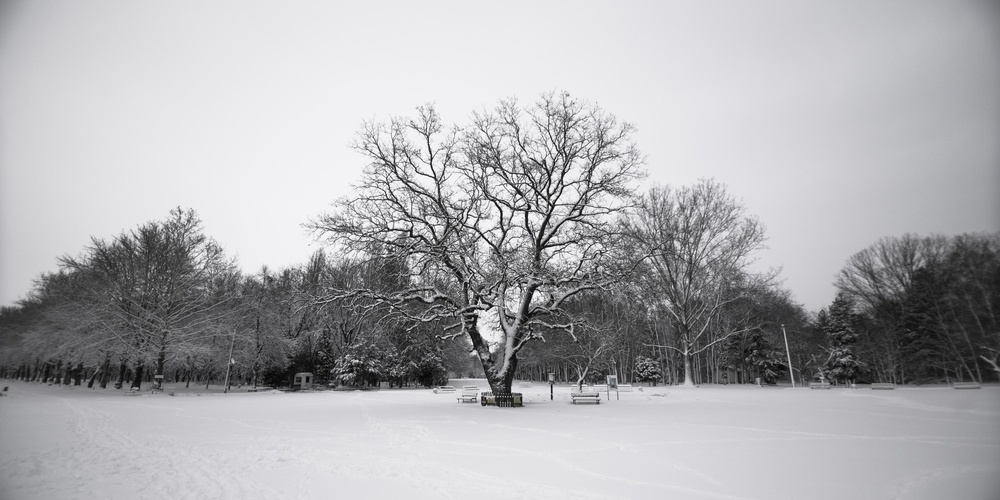
#> input picture Atividade_02/rgb-imagens/arvore.jpg, 1000 x 500 px, shrunk from 3918 x 1960 before the run, found by its file name; its folder holds only this picture in this run
$ python histograma.py
#> lines starting #> are read from the running program, lines starting #| are printed output that depends on the picture
from PIL import Image, ImageOps
import numpy as np
import matplotlib.pyplot as plt

nome_imagem = input('Digite o nome da imagem para equalização de histograma:')
#> the answer given: rgb-imagens/arvore.jpg
nome_formatado = nome_imagem.split('.')[0]

imagemRgb = Image.open(f'rgb-imagens/{nome_imagem}')
#> imagemRgb is the input picture: PIL image 1000x500 RGB; mean R, G, B 173.5, 173.3, 176.1
imagemRgb = ImageOps.exif_transpose(imagemRgb)

arrayRgb = np.asarray(imagemRgb)
# print(arrayRgb.shape)
# print(arrayRgb.size)
# print(arrayRgb.ndim)

# Histograma

histograma = np.zeros((3, 256))

for linha_imagem in arrayRgb:
    for pixel in linha_imagem:
        histograma[0, pixel[0]] += 1
        histograma[1, pixel[1]] += 1
        histograma[2, pixel[2]] += 1

plt.plot(histograma[0], color='red')
plt.plot(histograma[1], color='green')
plt.plot(histograma[2], color='blue')

plt.title('HISTOGRAMA')
plt.xlabel('Valor da cor')
plt.ylabel('Frequência')
plt.show()
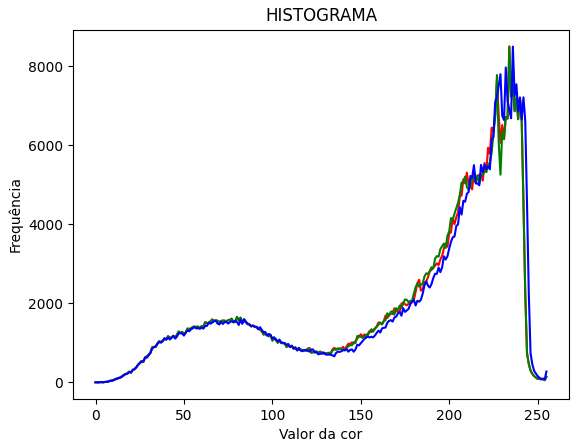
#> figure drawn by matplotlib, 1 panel; curve peaks at x = 234, y = 8504; curve peaks at x = 234, y = 8497; curve peaks at x = 236, y = 8500

#Histograma Normalizado

histograma_normalizado = np.zeros((3, 256))

for cor in range(len(histograma)):
    for valor in range(len(histograma[cor])):
        histograma_normalizado[cor, valor] = (histograma[cor, valor] / (imagemRgb.width * imagemRgb.height))
#> this loop made 3 passes

plt.plot(histograma_normalizado[0], color='red')
plt.plot(histograma_normalizado[1], color='green')
plt.plot(histograma_normalizado[2], color='blue')

plt.title('HISTOGRAMA NORMALIZADO')
plt.xlabel('Valor da cor')
plt.ylabel('Frequência')
plt.show()
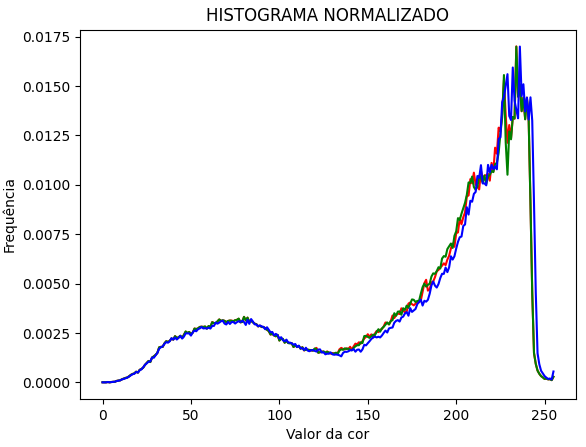
#> figure drawn by matplotlib, 1 panel; curve peaks at x = 234, y = 0.017; curve peaks at x = 234, y = 0.017; curve peaks at x = 236, y = 0.017

# Histograma Acumulado

histograma_acumulado = np.zeros((3, 256))

for cor in range(len(histograma_normalizado)):
    for frequencia in range(len(histograma_normalizado[cor])):
        if frequencia != 0:
            histograma_acumulado[cor, frequencia] = histograma_acumulado[cor, frequencia - 1] + histograma_normalizado[cor, frequencia]
        else:
            histograma_acumulado[cor, frequencia] = histograma_normalizado[cor, frequencia]

plt.plot(histograma_acumulado[0], color='red')
plt.plot(histograma_acumulado[1], color='green')
plt.plot(histograma_acumulado[2], color='blue')

plt.title('HISTOGRAMA ACUMULADO')
plt.xlabel('Valor da cor')
plt.ylabel('Frequência')
plt.show()
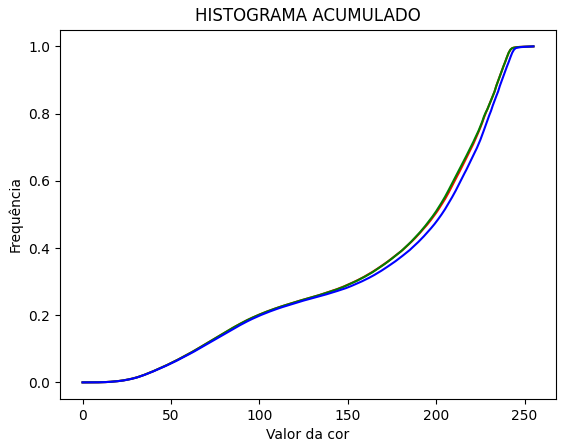
#> figure drawn by matplotlib, 1 panel; curve peaks at x = 255, y = 1; curve peaks at x = 255, y = 1; curve peaks at x = 255, y = 1

# Imagem equalizada

array_equalizado = np.zeros((imagemRgb.height, imagemRgb.width, 3), dtype = np.uint8)

for i in range(imagemRgb.height):
    for j in range(imagemRgb.width):
        for k in range(3):
            array_equalizado[i, j, k] = round(255 * histograma_acumulado[k, arrayRgb[i, j, k]])
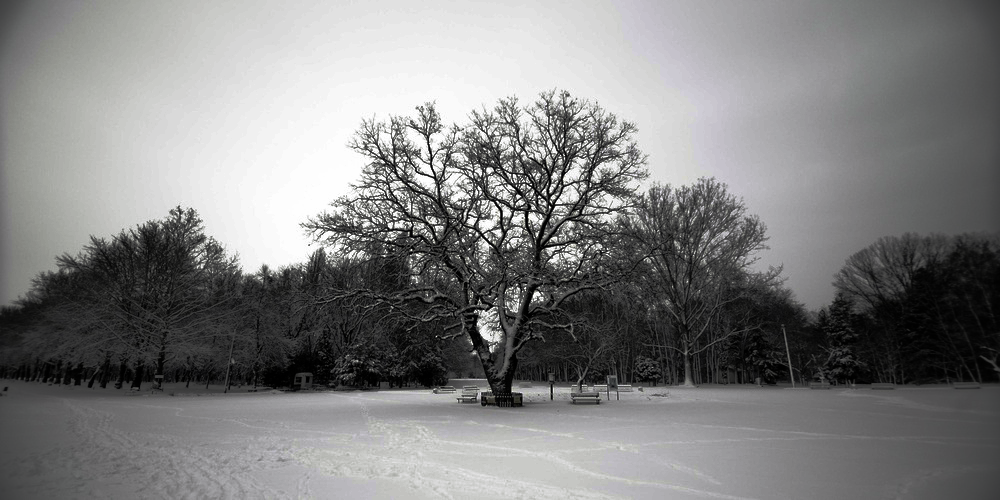
#> array_equalizado: shape (500, 1000, 3); mean R, G, B 128.5, 128.5, 128.5

imagem_equalizada = Image.fromarray(array_equalizado, mode='RGB')
imagem_equalizada.save(f'imagem_equalizada/{nome_formatado}.jpg', format='JPEG')
imagem_equalizada.show()

# Histograma Após Equalização

for linha_imagem in array_equalizado:
    for pixel in linha_imagem:
        histograma[0, pixel[0]] += 1
        histograma[1, pixel[1]] += 1
        histograma[2, pixel[2]] += 1

plt.plot(histograma[0], color='red')
plt.plot(histograma[1], color='green')
plt.plot(histograma[2], color='blue')

plt.title('HISTOGRAMA APÓS EQUALIZAÇÃO')
plt.xlabel('Valor da cor')
plt.ylabel('Frequência')
plt.show()
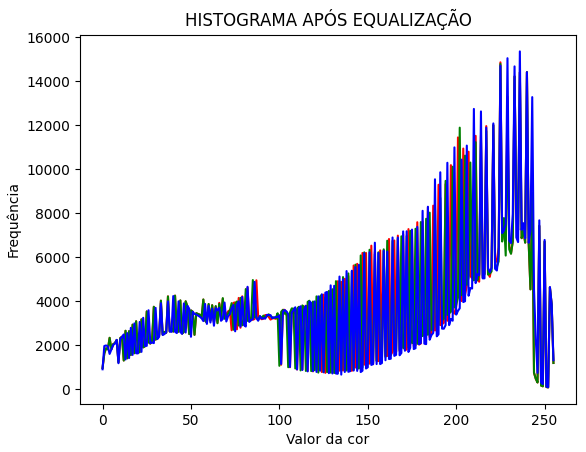
#> figure drawn by matplotlib, 1 panel; curve peaks at x = 225, y = 14860; curve peaks at x = 225, y = 14787; curve peaks at x = 236, y = 15358

print("Equalização de histograma realizado com sucesso")

$ run again, on Atividade_02/rgb-imagens/renato_augusto.jpg
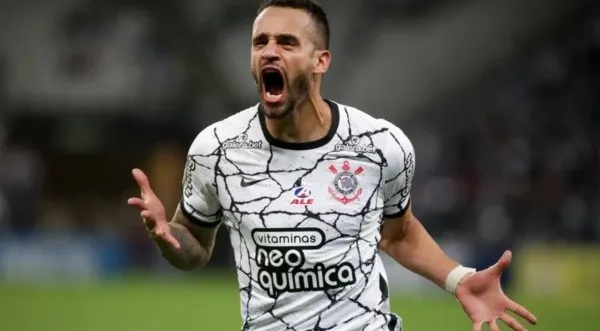
#> input picture Atividade_02/rgb-imagens/renato_augusto.jpg, 600 x 331 px, found by its file name
#> imagemRgb is the input picture: PIL image 600x331 RGB; mean R, G, B 87, 85.9, 74.4
#> the loop `for cor in range(len(histograma)):` made 3 passes
#> the loop `for cor in range(len(histograma_normalizado)):` made 3 passes
#> after the loop `for i in range(imagemRgb.height):`:
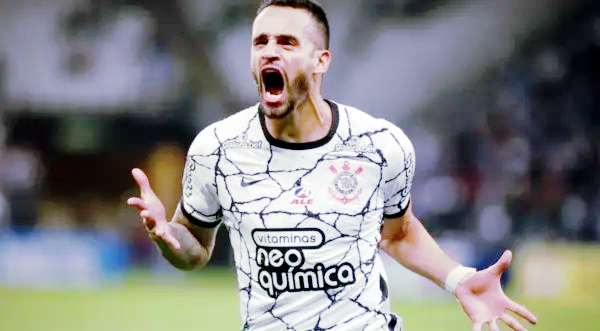
#> array_equalizado: shape (331, 600, 3); mean R, G, B 128.4, 128.3, 128.5
#> `plt.show()`:
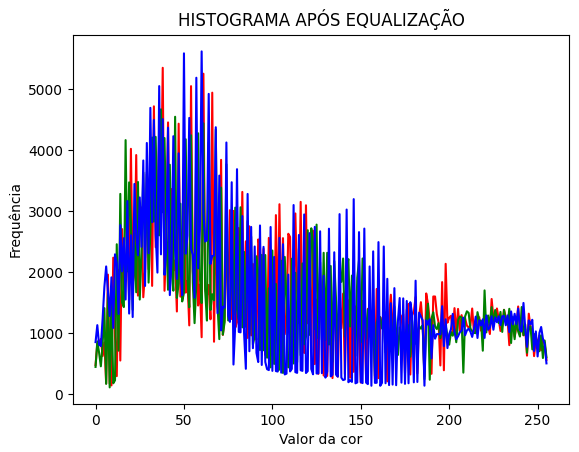
#> figure drawn by matplotlib, 1 panel; curve peaks at x = 38, y = 5351; curve peaks at x = 37, y = 4670; curve peaks at x = 60, y = 5620
